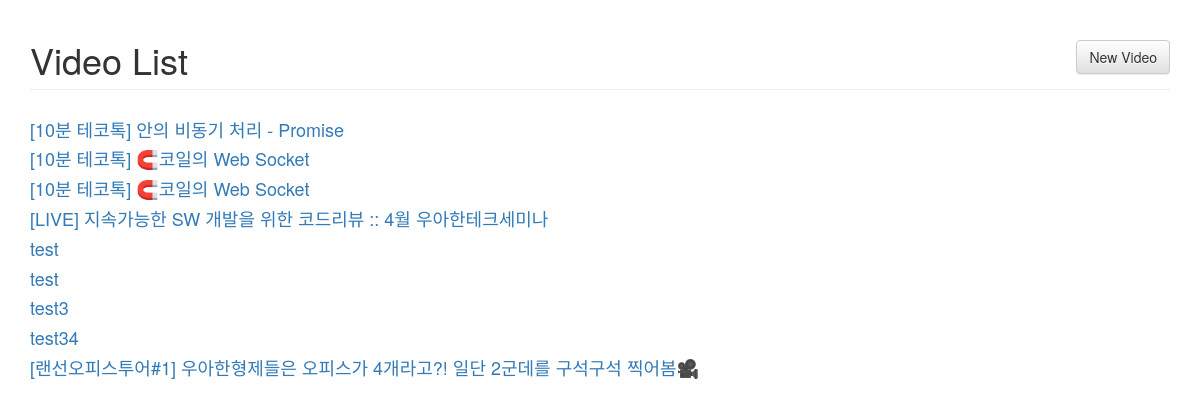
The page /video/ on the database its author committed.
### video/models.py (models this page shows)
class Video(models.Model):
    title = models.CharField(max_length=200)
    video_key = models.CharField(max_length=12)

### video/views.py (the view)
# urls.py: path("", views.video_list, name="list"),
def video_list(request):
    video_list = Video.objects.all()
    return render(request, "video/video_list.html", {"video_list": video_list})

### video/templates/video/video_list.html (shortened to what this page needs)
{% load static %}
<html>
<head>
    <link rel="stylesheet" href="//maxcdn.bootstrapcdn.com/bootstrap/3.2.0/css/bootstrap.min.css">
    <link rel="stylesheet" href="//maxcdn.bootstrapcdn.com/bootstrap/3.2.0/css/bootstrap-theme.min.css">
</head>
<body>
<div class="content container">
    <header class="page-header" style="overflow: auto;">
        <h1 style="display: inline;">Video List</h1>
        <a class="btn btn-default" href="/video/new" style="float: right;">New Video</a>
    </header>
    <div class="row">
        <div class="col-md-12">
            {% for video in video_list %}
                <a href="/video/{{ video.id }}">
                    <h4>{{ video.title }}</h4>
                </a>
            {% endfor %}
        </div>
    </div>
</div>
</body>
</html>

### rows shown on the page
Video: title "[10분 테코톡] 안의 비동기 처리 - Promise"
Video: title "[10분 테코톡] 🧲코일의 Web Socket"
Video: title "[10분 테코톡] 🧲코일의 Web Socket"
Video: title "[LIVE] 지속가능한 SW 개발을 위한 코드리뷰 :: 4월 우아한테크세미나"
Video: title "test"
Video: title "test"
Video: title "test3"
Video: title "test34"
Video: title "[랜선오피스투어#1] 우아한형제들은 오피스가 4개라고?! 일단 2군데를 구석구석 찍어봄🎥"
